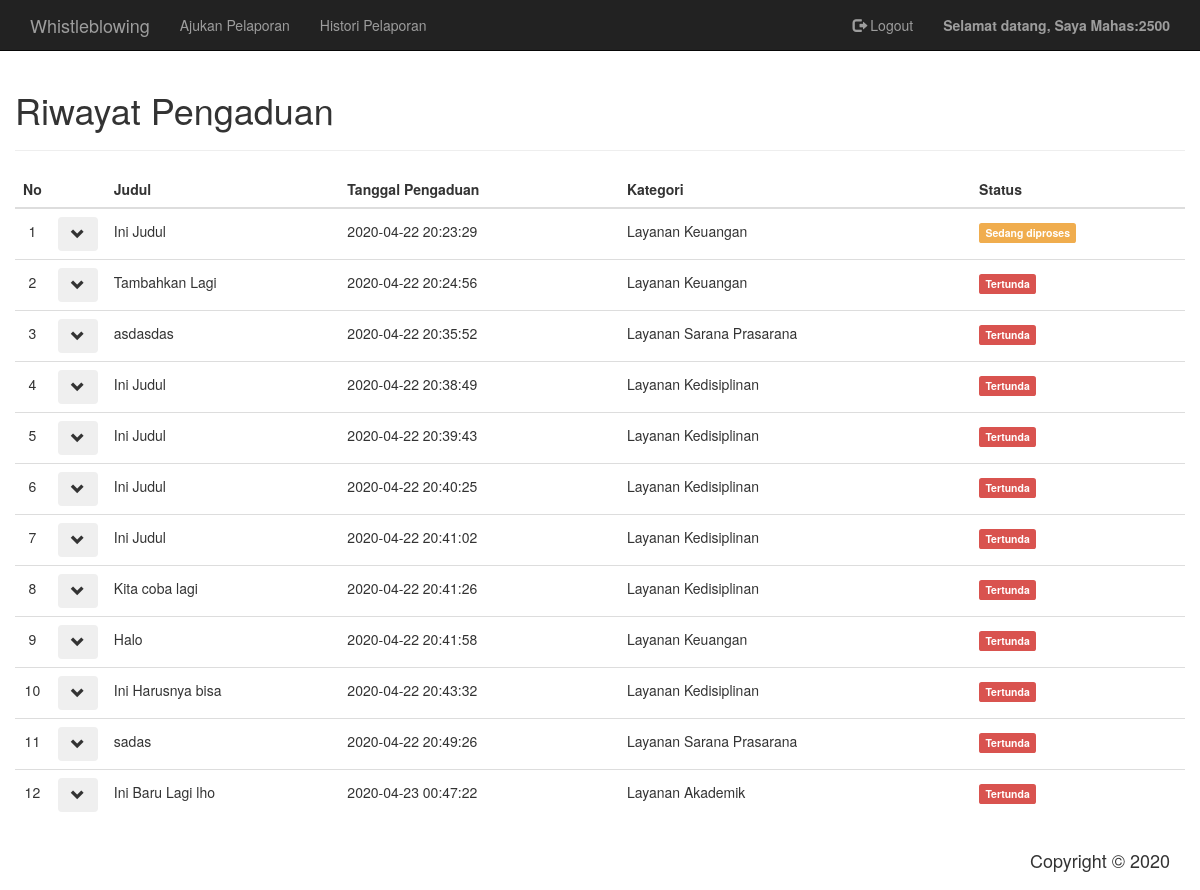
Before: /index.php?view=hasil_pelapor (signed in) with the older database file.
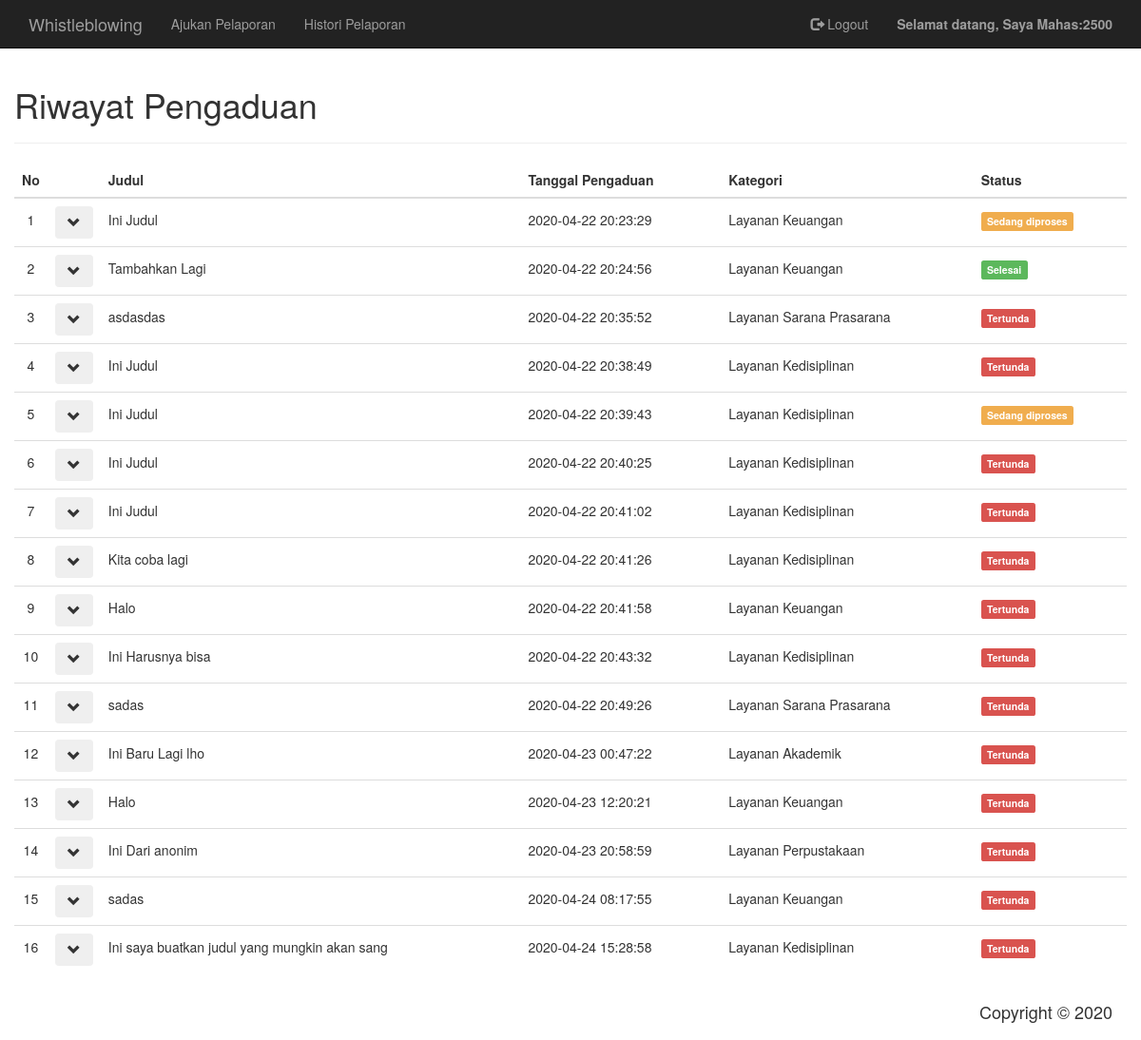
After: the same page with the newer database file.
### tables this page shows
CREATE TABLE `pengaduan` (
  `id` int(11) NOT NULL,
  `nim_mahasiswa` char(10) DEFAULT NULL,
  `tanggal_pengaduan` datetime NOT NULL DEFAULT current_timestamp(),
  `judul` varchar(120) NOT NULL,
  `isi` varchar(500) NOT NULL,
  `bukti` varchar(255) DEFAULT NULL,
  `status` enum('Tertunda','Sedang diproses','Selesai') NOT NULL DEFAULT 'Tertunda',
  `id_kategori` int(3) NOT NULL,
  `privasi_pengadu` enum('Anonim','Sebagai Mahasiswa') NOT NULL DEFAULT 'Sebagai Mahasiswa',
  `deskripsi_tindak_lanjut` varchar(300) DEFAULT NULL,
  `tanggal_tindak_lanjut` date DEFAULT NULL
);

CREATE TABLE `kategori` (
  `id` int(3) NOT NULL,
  `nama` varchar(45) NOT NULL
);

### class/wb_controller.php (called while the page is built, shortened)
<?php
abstract class WbController
{
    protected static $stConnection;
    public static function create(){
        $conn = mysqli_connect('localhost', 'root', '');
        WbController::$stConnection = $conn;
    }
    public function where($condition){
        $this->condition = $condition;
        return $this;
    }
    public static function executeSelectQuery($col, $from, $where) {
        $sql = "SELECT {$col} FROM {$from} WHERE {$where}";
        return mysqli_query(WbController::$stConnection, $sql);
    }
    public static function getArrayWithForeignModelFromQueryResult($result, $modelClassNameArray) {
        $arrResult = Array();
        $count = 0;
        if (mysqli_num_rows($result) > 0){
            while ($data = mysqli_fetch_array($result)){
                $modelClass = NULL;
                $fkArray = Array();
                $start = 0;
                foreach ($modelClassNameArray as $className => $colCount) {
                    $model = new $className();
                    $dataSlice = array_slice($data, $start, ($colCount * 2));
                    $model->setAllValues($dataSlice);
                    if ($start == 0)
                        $modelClass = $model;
                    else
                        $fkArray[$className] = $model;
                    $start += ($colCount * 2);
                }
                $modelClass->setChildModel($fkArray);
                $arrResult[$count] = $modelClass;
                $count++;
            }
        }
        return $arrResult;
    }
}

### class/model/Pengaduan.php (called while the page is built, shortened)
<?php
class Pengaduan extends WbModel{
	private $id;
	private $tanggal_pengaduan;
	private $judul;
	private $status;
	private $colfunType = 'pengaduan';
	protected function setColumnFunc() {
		$colfun = Array();
		$colfun['pengaduan'] = Array(
			'id' => 'Id',
			'tanggal_pengaduan' => 'TanggalPengaduan',
			'judul' => 'Judul',
			'isi' => 'Isi',
			'bukti' => 'Bukti',
			'status' => 'Status',
			'privasi_pengadu' => 'PrivasiPengadu',
			'deskripsi_tindak_lanjut' => 'DeskripsiTindakLanjut',
			'tanggal_tindak_lanjut' => 'TanggalTindakLanjut',
			'nim_mahasiswa' => 'NimMahasiswa',
			'id_kategori' => 'IdKategori'
		);
		$colfun['basic_pengaduan_insert'] = Array(
			'nim_mahasiswa' => 'NimMahasiswa',
			'judul' => 'Judul',
			'isi' => 'Isi',
			'bukti' => 'Bukti',
			'id_kategori' => 'IdKategori',
			'privasi_pengadu' => 'PrivasiPengadu'
		);
		$this->columnFunc = $colfun[$this->colfunType];
	}
	public function getId(){
		return $this->id;
	}
	public function setId($id) {
		$this->id = $id;
	}
	public function getTanggalPengaduan(){
		return $this->tanggal_pengaduan;
	}
	public function setTanggalPengaduan($tanggal_pengaduan) {
		$this->tanggal_pengaduan = $tanggal_pengaduan;
	}
	public function getJudul(){
		return $this->judul;
	}
	public function setJudul($judul) {
		$this->judul = $judul;
	}
	public function getStatus(){
		return $this->status;
	}
	public function setStatus($status) {
		$this->status = $status;
	}
}

### class/model/Mahasiswa.php (called while the page is built, shortened)
<?php
class Mahasiswa extends WbModel{
	protected function setColumnFunc(){
		$colfun = Array(
			"nim" => "Nim",
			"user_id" => "UserId",
			"kode_prodi" => "Prodi"
		);
		$this->columnFunc = $colfun;
	}
}

### class/model/Kategori.php (called while the page is built, shortened)
<?php
class Kategori extends WbModel{
	private $nama;
	protected function setColumnFunc(){
		$colfun = Array(
			'id' => 'Id',
			'nama' => 'Nama'
		);
		$this->columnFunc = $colfun;
	}
  	public function getNama(){
		return $this->nama;
	}
	public function setNama($nama) {
		$this->nama = $nama;
	}
}

### class/controller/PengaduanController.php (called while the page is built, shortened)
<?php
class PengaduanController extends WbController {
    public function joinSelect() {
        $condition = !is_null($this->condition) ? $this->condition : 1;
        $pgd = new Pengaduan();
        $mhs = new Mahasiswa();
        $kat = new Kategori();
        $colPgd = array_map(
            function($x) { return 'pengaduan.'.$x.' as p_'.$x; },
            array_slice($pgd->getColumns(), 0, 9)
        );
        $colMhs = array_map(
            function($x) { return 'mahasiswa.'.$x.' as m_'.$x; },
            $mhs->getColumns()
        );
        $colKat = array_map(
            function($x) { return 'kategori.'.$x.' as k_'.$x; },
            $kat->getColumns()
        );
        $colArr = array_merge($colPgd, $colMhs, $colKat);
        $col = implode(", ", $colArr);
        $table = "(pengaduan LEFT JOIN mahasiswa ON pengaduan.nim_mahasiswa = mahasiswa.nim)
                    LEFT JOIN kategori ON pengaduan.id_kategori = kategori.id";
        $result = WbController::executeSelectQuery($col, $table, $condition);
        $modelClassArr = Array(
            "Pengaduan" => count($colPgd),
            "Mahasiswa" => count($colMhs),
            "Kategori" => count($colKat)
        );
        $resultArr = WbController::getArrayWithForeignModelFromQueryResult($result, $modelClassArr);
        return $resultArr;
    }
}

### class/wb_model.php (called while the page is built, shortened)
<?php
abstract class WbModel {
    protected $columnFunc;
    protected $childModelArray;
    public function getColumnFunc() {
        return $this->columnFunc;
    }
    public function getChildModel($modelName) {
        return $this->childModelArray[$modelName];
    }
    public function setChildModel($modelArray) {
        $this->childModelArray = $modelArray;
    }
    public function setAllValues($data, $assoc = false) {
        $colfun = $this->getColumnFunc();
        $i = -1;
    }
    public function getColumns(){
        return array_keys($this->columnFunc);
    }
}

### page/hasil_pelapor.php (the view, shortened to what the changed rows need)
<?php
require_once "class/model/Mahasiswa.php";
require_once "class/model/Pengaduan.php";
require_once "class/controller/PengaduanController.php";
require_once "class/model/Kategori.php";
$pengaduanCt = new PengaduanController();
$c = "mahasiswa.user_id = {$_SESSION['user_id']}";
$pengaduan = $pengaduanCt->where($c)->joinSelect();
$label = Array(
	'Tertunda' => 'danger',
	'Sedang diproses' => 'warning',
	'Selesai' => 'success'
);
$count = 1;
?>
<div class="row">
	<div class="col-12">
		<h1>Riwayat Pengaduan</h1>
		<table class="table">
			<thead>
				<tr>
					<th>No</th>
					<th></th>
					<th>Judul</th>
					<th>Tanggal Pengaduan</th>
					<th>Kategori</th>
					<th>Status</th>
				</tr>
			</thead>
			<tbody>
			<?php if (is_null($pengaduan)): ?>
				<tr>
					<td colspan="6" class="h1 text-center">Belum ada submit pengaduan</td>
				</tr>
			<?php else: ?>
			<?php foreach($pengaduan as $p): ?>
				<tr>
					<td align="center" width="20px"><?php echo $count++ ?></td>
					<td align="center" width="20px">
						<button class="btn btn-secondary wb-content-toggle" data-toggle="collapse" data-target="#p-<?php echo $p->getId() ?>">
							<span class="glyphicon glyphicon-chevron-down"></span>
						</button>
					</td>
					<td><?php echo $p->getJudul() ?></td>
					<td><?php echo $p->getTanggalPengaduan() ?></td>
					<td><?php echo $p->getChildModel("Kategori")->getNama() ?></td>
					<td>
						<span class="label label-<?php echo $label[$p->getStatus()] ?>">
							<?php echo $p->getStatus() ?>
						</span>
					</td>
				</tr>
			<?php endforeach;endif; ?>
			</tbody>
		</table>
	</div>
</div>

Changed rows visible on the page:
changed pengaduan "Tambahkan Lagi": status "Tertunda" → "Selesai"
changed pengaduan (number 5 of 16 on the later page): status "Tertunda" → "Sedang diproses"
added pengaduan: judul "Halo", tanggal_pengaduan "2020-04-23 12:20:21", Nama "Layanan Keuangan", status "Tertunda"
added pengaduan: judul "Ini Dari anonim", tanggal_pengaduan "2020-04-23 20:58:59", id_kategori.nama "Layanan Perpustakaan", status "Tertunda"
added pengaduan: judul "sadas", tanggal_pengaduan "2020-04-24 08:17:55", Nama "Layanan Keuangan", status "Tertunda"
added pengaduan: judul "Ini saya buatkan judul yang mungkin akan sang", tanggal_pengaduan "2020-04-24 15:28:58", Nama "Layanan Kedisiplinan", status "Tertunda"
